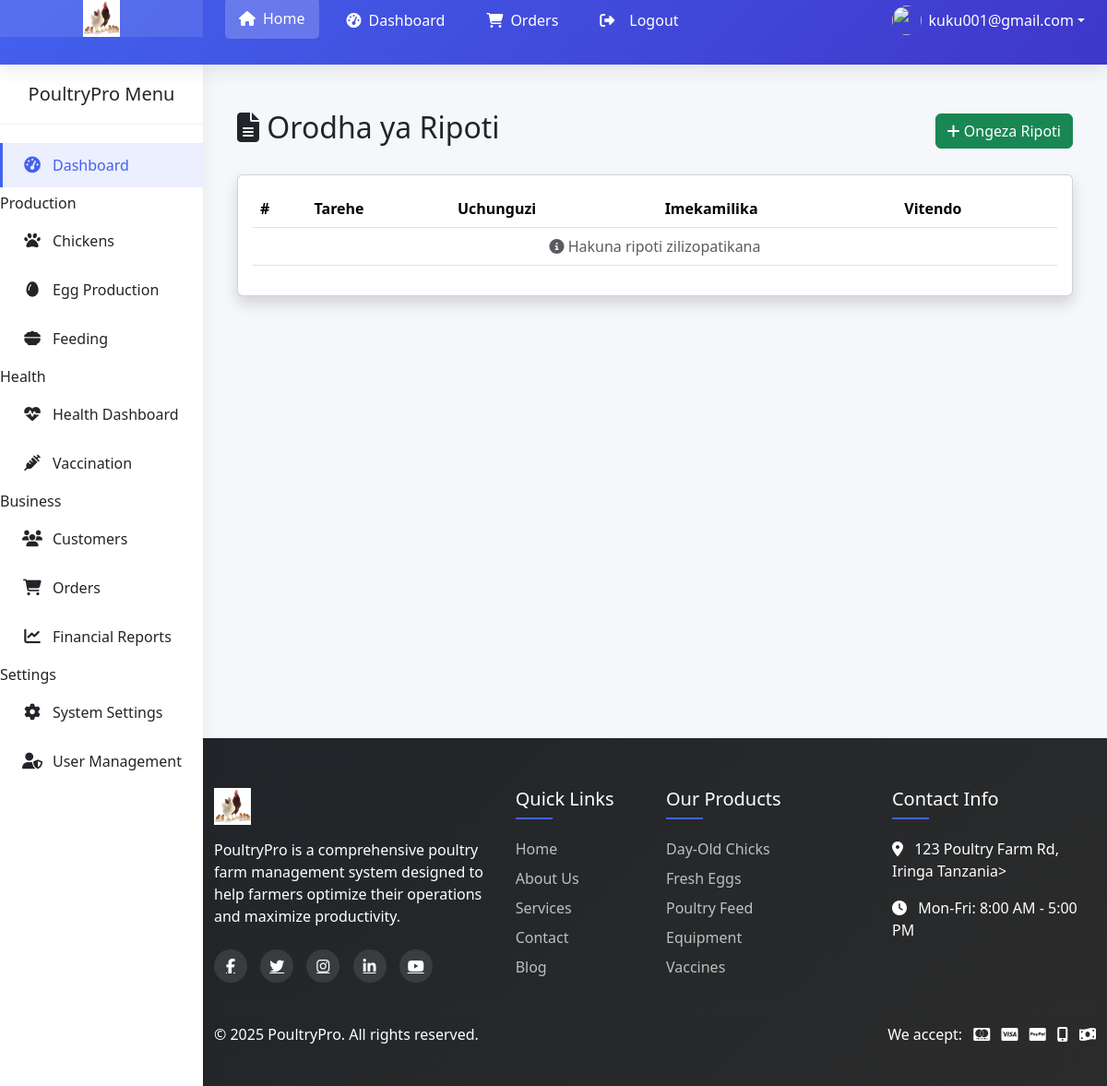
/reports/reports/ (signed in), run on an earlier commit of the app's database.
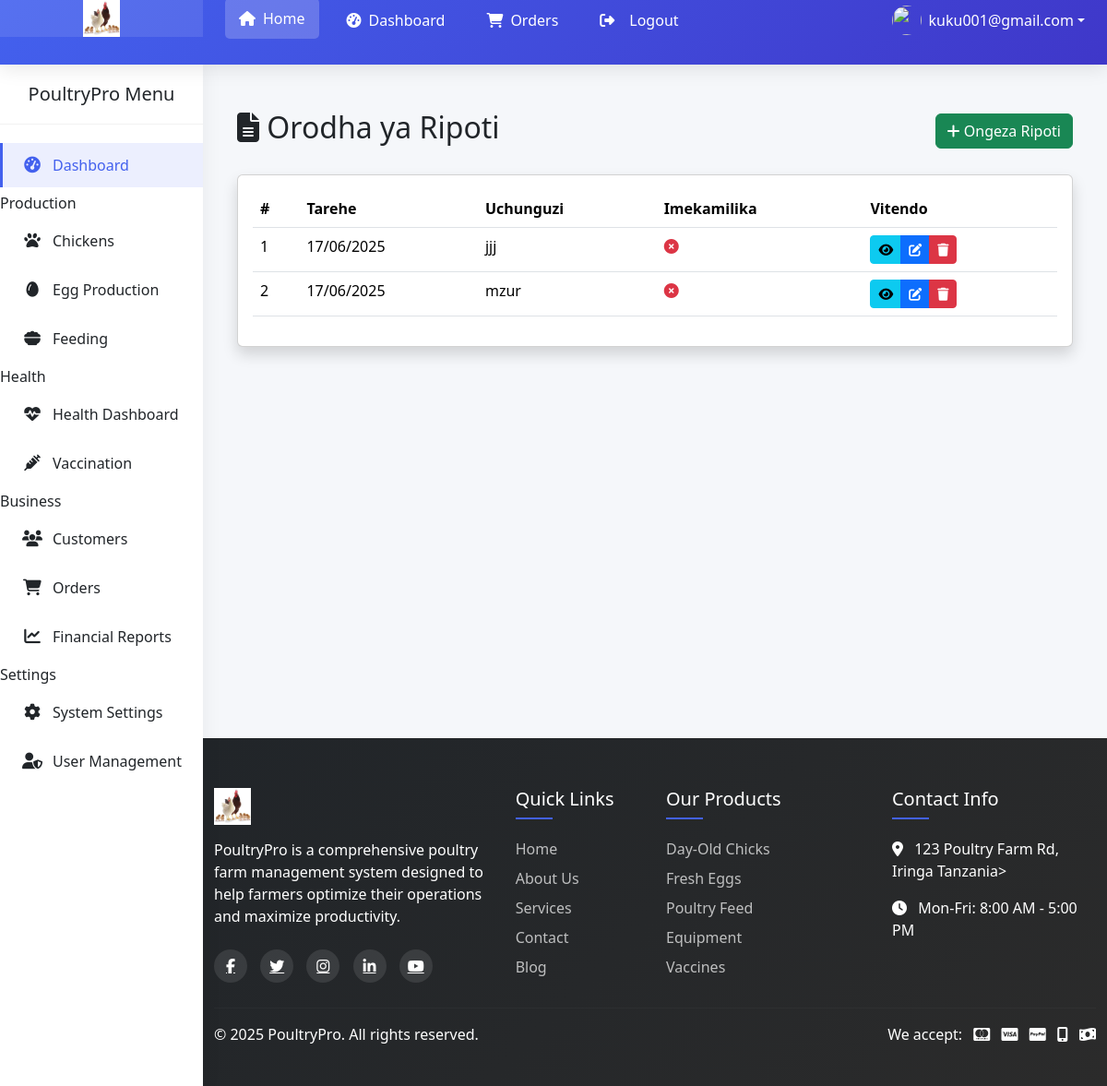
And on a later commit of the database.
### reports/models.py (models this page shows, shortened)
class HealthReport(models.Model):
    health_checkup = models.TextField(verbose_name="Uchunguzi wa Afya")
    vet_report = models.TextField(verbose_name="Ripoti ya Daktari wa Wanyama")
    resolved = models.BooleanField(default=False, verbose_name="Imekamilika")
    created_at = models.DateTimeField(default=timezone.now, verbose_name="Tarehe ya Kuundwa")
    class Meta:
        db_table = 'core_healthreport'  # Explicit table name
        verbose_name = "Ripoti ya Afya"
        verbose_name_plural = "Ripoti za Afya"
        ordering = ['-created_at']

### reports/views.py (the view)
# urls.py: path('reports/', views.report_list, name='report_list'),
@login_required
def report_list(request):
    reports = HealthReport.objects.all().order_by('-created_at')
    return render(request, 'reports/report_list.html', {'reports': reports})

### reports/templates/reports/report_list.html (shortened to what this page needs)
{% extends 'core/base.html' %}
{% block content %}
<div class="container mt-4">
    <div class="d-flex justify-content-between align-items-center mb-4">
        <h2><i class="fas fa-file-alt"></i> Orodha ya Ripoti</h2>
        <a href="{% url 'reports:add_report' %}" class="btn btn-success">
            <i class="fas fa-plus"></i> Ongeza Ripoti
        </a>
    </div>
    <div class="card shadow">
        <div class="card-body">
            <div class="table-responsive">
                <table class="table table-hover">
                    <thead class="thead-light">
                        <tr>
                            <th>#</th>
                            <th>Tarehe</th>
                            <th>Uchunguzi</th>
                            <th>Imekamilika</th>
                            <th>Vitendo</th>
                        </tr>
                    </thead>
                    <tbody>
                        {% for report in reports %}
                        <tr>
                            <td>{{ forloop.counter }}</td>
                            <td>{{ report.created_at|date:"d/m/Y" }}</td>
                            <td>{{ report.health_checkup|truncatechars:50 }}</td>
                            <td>
                                {% if report.resolved %}
                                    <i class="fas fa-check-circle text-success"></i>
                                {% else %}
                                    <i class="fas fa-times-circle text-danger"></i>
                                {% endif %}
                            </td>
                            <td>
                                <div class="btn-group btn-group-sm">
                                    <a href="{% url 'reports:view_report' report.id %}" class="btn btn-info">
                                        <i class="fas fa-eye"></i>
                                    </a>
                                    <a href="{% url 'reports:edit_report' report.id %}" class="btn btn-primary">
                                        <i class="fas fa-edit"></i>
                                    </a>
                                    <a href="{% url 'reports:delete_report' report.id %}" class="btn btn-danger">
                                        <i class="fas fa-trash"></i>
                                    </a>
                                </div>
                            </td>
                        </tr>
                        {% empty %}
                        <tr>
                            <td colspan="5" class="text-center text-muted">
                                <i class="fas fa-info-circle"></i> Hakuna ripoti zilizopatikana
                            </td>
                        </tr>
                        {% endfor %}
                    </tbody>
                </table>
            </div>
        </div>
    </div>
</div>
{% endblock %}

What changed in the data, as far as the page shows it:
added HealthReport: created_at "17/06/2025", health_checkup "jjj", resolved False (drawn)
added HealthReport: created_at "17/06/2025", health_checkup "mzur", resolved False (drawn)
Also different on the page:
text no longer shown: "Hakuna ripoti zilizopatikana"
